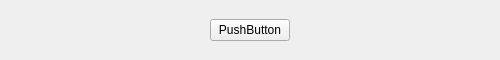
<?xml version="1.0" encoding="UTF-8"?>
<ui version="4.0">
 <class>ButtonGroup</class>
 <widget class="QWidget" name="ButtonGroup">
  <property name="geometry">
   <rect>
    <x>0</x>
    <y>0</y>
    <width>500</width>
    <height>60</height>
   </rect>
  </property>
  <property name="windowTitle">
   <string>Form</string>
  </property>
  <layout class="QHBoxLayout" name="horizontalLayout">
   <property name="spacing">
    <number>0</number>
   </property>
   <property name="leftMargin">
    <number>0</number>
   </property>
   <property name="topMargin">
    <number>0</number>
   </property>
   <property name="rightMargin">
    <number>0</number>
   </property>
   <property name="bottomMargin">
    <number>0</number>
   </property>
   <item>
    <widget class="QStackedWidget" name="stackedWidget">
     <widget class="QWidget" name="startPage">
      <layout class="QHBoxLayout" name="horizontalLayout_3">
       <item>
        <spacer name="horizontalSpacer_3">
         <property name="orientation">
          <enum>Qt::Horizontal</enum>
         </property>
         <property name="sizeHint" stdset="0">
          <size>
           <width>195</width>
           <height>20</height>
          </size>
         </property>
        </spacer>
       </item>
       <item>
        <widget class="MyButton" name="start">
         <property name="text">
          <string>PushButton</string>
         </property>
        </widget>
       </item>
       <item>
        <spacer name="horizontalSpacer_4">
         <property name="orientation">
          <enum>Qt::Horizontal</enum>
         </property>
         <property name="sizeHint" stdset="0">
          <size>
           <width>194</width>
           <height>20</height>
          </size>
         </property>
        </spacer>
       </item>
      </layout>
     </widget>
     <widget class="QWidget" name="playCardPage">
      <layout class="QHBoxLayout" name="horizontalLayout_2">
       <item>
        <spacer name="horizontalSpacer">
         <property name="orientation">
          <enum>Qt::Horizontal</enum>
         </property>
         <property name="sizeHint" stdset="0">
          <size>
           <width>195</width>
           <height>20</height>
          </size>
         </property>
        </spacer>
       </item>
       <item>
        <widget class="MyButton" name="playCard">
         <property name="text">
          <string>PushButton</string>
         </property>
        </widget>
       </item>
       <item>
        <spacer name="horizontalSpacer_2">
         <property name="orientation">
          <enum>Qt::Horizontal</enum>
         </property>
         <property name="sizeHint" stdset="0">
          <size>
           <width>194</width>
           <height>20</height>
          </size>
         </property>
        </spacer>
       </item>
      </layout>
     </widget>
     <widget class="QWidget" name="PassOrPlayPage">
      <layout class="QHBoxLayout" name="horizontalLayout_4">
       <item>
        <spacer name="horizontalSpacer_5">
         <property name="orientation">
          <enum>Qt::Horizontal</enum>
         </property>
         <property name="sizeHint" stdset="0">
          <size>
           <width>100</width>
           <height>20</height>
          </size>
         </property>
        </spacer>
       </item>
       <item>
        <widget class="MyButton" name="pass">
         <property name="text">
          <string>PushButton</string>
         </property>
        </widget>
       </item>
       <item>
        <spacer name="horizontalSpacer_6">
         <property name="orientation">
          <enum>Qt::Horizontal</enum>
         </property>
         <property name="sizeType">
          <enum>QSizePolicy::Fixed</enum>
         </property>
         <property name="sizeHint" stdset="0">
          <size>
           <width>40</width>
           <height>15</height>
          </size>
         </property>
        </spacer>
       </item>
       <item>
        <widget class="MyButton" name="playCard1">
         <property name="enabled">
          <bool>true</bool>
         </property>
         <property name="text">
          <string>PushButton</string>
         </property>
        </widget>
       </item>
       <item>
        <spacer name="horizontalSpacer_7">
         <property name="orientation">
          <enum>Qt::Horizontal</enum>
         </property>
         <property name="sizeHint" stdset="0">
          <size>
           <width>100</width>
           <height>20</height>
          </size>
         </property>
        </spacer>
       </item>
      </layout>
     </widget>
     <widget class="QWidget" name="callLordPage">
      <layout class="QHBoxLayout" name="horizontalLayout_5">
       <item>
        <spacer name="horizontalSpacer_8">
         <property name="orientation">
          <enum>Qt::Horizontal</enum>
         </property>
         <property name="sizeHint" stdset="0">
          <size>
           <width>40</width>
           <height>20</height>
          </size>
         </property>
        </spacer>
       </item>
       <item>
        <widget class="MyButton" name="giveup">
         <property name="text">
          <string>PushButton</string>
         </property>
        </widget>
       </item>
       <item>
        <spacer name="horizontalSpacer_9">
         <property name="orientation">
          <enum>Qt::Horizontal</enum>
         </property>
         <property name="sizeType">
          <enum>QSizePolicy::Fixed</enum>
         </property>
         <property name="sizeHint" stdset="0">
          <size>
           <width>40</width>
           <height>10</height>
          </size>
         </property>
        </spacer>
       </item>
       <item>
        <widget class="MyButton" name="oneScore">
         <property name="text">
          <string>PushButton</string>
         </property>
        </widget>
       </item>
       <item>
        <spacer name="horizontalSpacer_10">
         <property name="orientation">
          <enum>Qt::Horizontal</enum>
         </property>
         <property name="sizeType">
          <enum>QSizePolicy::Fixed</enum>
         </property>
         <property name="sizeHint" stdset="0">
          <size>
           <width>40</width>
           <height>10</height>
          </size>
         </property>
        </spacer>
       </item>
       <item>
        <widget class="MyButton" name="twoScore">
         <property name="text">
          <string>PushButton</string>
         </property>
        </widget>
       </item>
       <item>
        <spacer name="horizontalSpacer_11">
         <property name="orientation">
          <enum>Qt::Horizontal</enum>
         </property>
         <property name="sizeType">
          <enum>QSizePolicy::Fixed</enum>
         </property>
         <property name="sizeHint" stdset="0">
          <size>
           <width>40</width>
           <height>10</height>
          </size>
         </property>
        </spacer>
       </item>
       <item>
        <widget class="MyButton" name="threeScore">
         <property name="text">
          <string>PushButton</string>
         </property>
        </widget>
       </item>
       <item>
        <spacer name="horizontalSpacer_12">
         <property name="orientation">
          <enum>Qt::Horizontal</enum>
         </property>
         <property name="sizeHint" stdset="0">
          <size>
           <width>1</width>
           <height>20</height>
          </size>
         </property>
        </spacer>
       </item>
      </layout>
     </widget>
     <widget class="QWidget" name="nullpage"/>
    </widget>
   </item>
  </layout>
 </widget>
 <customwidgets>
  <customwidget>
   <class>MyButton</class>
   <extends>QPushButton</extends>
   <header>mybutton.h</header>
  </customwidget>
 </customwidgets>
 <resources/>
 <connections/>
</ui>
